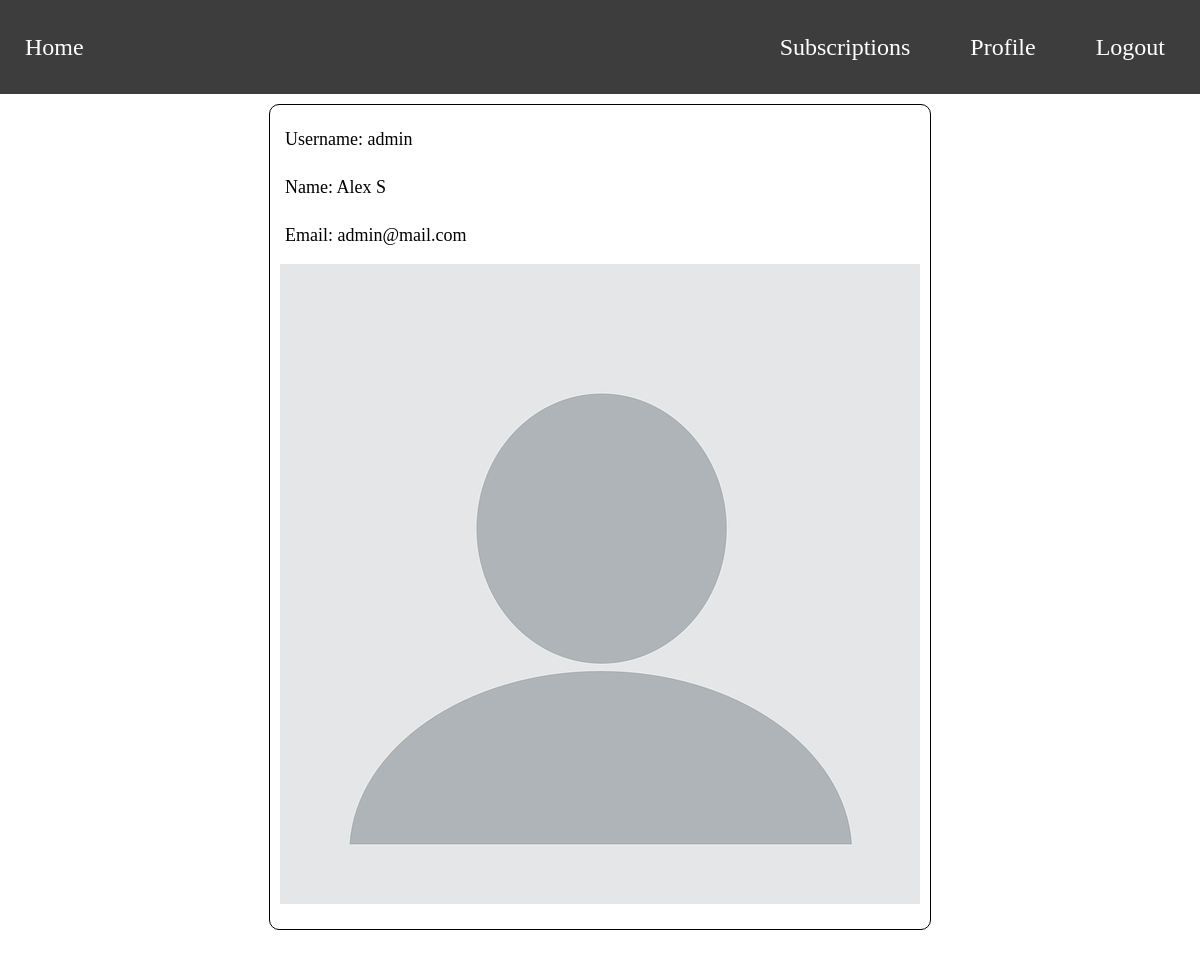
/profile/id1 (signed in), run on the app's committed database.
### users/models.py (models this page shows, shortened)
class Profile(models.Model):
    user = models.OneToOneField(User, on_delete=models.CASCADE)
    subscribers = models.ManyToManyField(User, related_name='subscribers', blank=True)
    image = models.ImageField(default='profile_default.jpg', upload_to='profile_pics')

### users/views.py (the view)
# urls.py: path('profile/id<profile_id>', views.profile, name='profile'),
@login_required
def profile(request, profile_id):
    profile_from_cahce = profile_id
    if cache.get(profile_from_cahce):
        profile = cache.get(profile_from_cahce)
    else:
        try:
            profile = Profile.objects.get(pk=profile_id)
            cache.set(profile_from_cahce, profile)
        except Profile.DoesNotExist:
            return HttpResponse('Error')
    return render(request, 'users/profile.html', {'profile': profile})

### users/templates/users/profile.html (shortened to what this page needs)
{% extends 'posts/base.html' %}
{% block content %}
<div class="profile">
    <div class="card">
        <div class="card-row">
            <p>Username: {{ profile.user.username }}</p>
        </div>
        <div class="card-row">
            <p>Name: {{ profile.user.first_name }} {{ profile.user.last_name }}</p>
        </div>
        <div class="card-row">
            <p>Email: {{ profile.user.email }}</p>
        </div>
        <div class="card-row">
            <img src="{{ profile.image.url }}">
        </div>
    </div>
</div>
{% endblock %}

### static/css/style.css (style rules this page uses)
* { padding: 0; margin: 0; border: 0; }
*,*:before,*:after { -moz-box-sizing: border-box; -webkit-box-sizing: border-box; box-sizing: border-box; }
html,body { height: 100%; width: 100%; font-size: 100%; line-height: 1; font-size: 14px; -ms-text-size-adjust: 100%; -moz-text-size-adjust: 100%; -webkit-text-size-adjust: 100%; }
img { vertical-align: top; }
p { padding: 10px 5px; font-size: 18px; }
.card { display: flex; flex-direction: column; margin: 10px 0 30px 0; padding: 10px; border: 1px solid black; border-radius: 10px; }
.card-row { display: flex; flex-direction: row; margin: 5px 0; }
.profile { display: flex; flex-direction: column; align-items: center; }

### data on the page
Profile: user.username "admin", user.first_name "Alex", user.last_name "S", user.email "admin@mail.com", image (placeholder picture)
